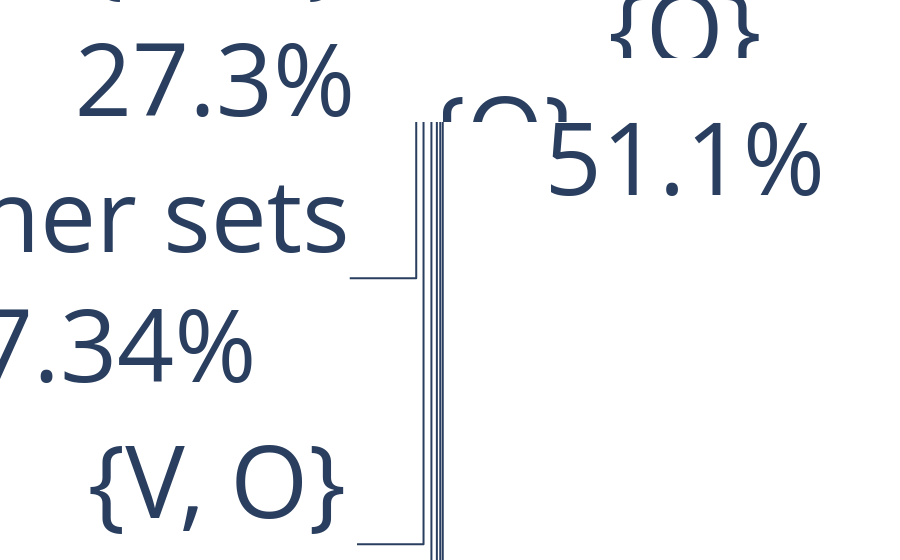

Notebook code cell kept with this figure:
### Code cell
import plotly.express as px
from plotly.colors import label_rgb

names=[]
for name in daa['disorder_set'].values:
    name_str=str(name).replace("'",'')
    names.append(name_str)
daa['name']=names

daa.loc[daa['percent'] < 0.01, 'name'] = 'other sets' # Represent only large countries
fig = px.pie(daa, values='percent', names='name', color='name',
             color_discrete_map={"{O}": label_rgb((242, 80, 65)),
                                 "{S, O}": label_rgb((51, 133, 167)),
                                 "{V, O}": label_rgb((11, 68, 91)),
                                 "{V, O, S}": label_rgb((97, 207, 219)),
                                 "{S}": label_rgb((38, 157, 172)),
                                 "{O, VP}":label_rgb((34,51, 67)),
                                 "{O, VP, S}": label_rgb((54, 108, 174)),
                                 "{V, O, VP}": label_rgb((27,54,87)),
                                 'other sets':label_rgb((27, 170,219))
                                  })
fig.update_traces(textinfo='percent+label')
fig.update_layout(font=dict(size=100))
#save a figure of 300dpi, with 1.5 inches, and  height 0.75inches
# pio.write_image(fig, "test.svg", width=1.5*300, height=0.75*300, scale=1)
fig.write_image("images/set_with_duplicates.png",width=15*300, height=10*300, scale=1)
fig.show()

### Figure 1 — Plotly figure (JSON) as saved in the notebook; plotly's stock layout.template omitted (floating-point values rounded to 4 significant figures)
{"data": [{"customdata": [["{O}"], ["{S, O}"], ["{V, O}"], ["{V, O, S}"], ["{S}"], ["{O, VP}"], ["{O, VP, S}"], ["other sets"], ["other sets"], ["other sets"], ["other sets"], ["other sets"], ["other sets"], ["other sets"], ["other sets"], ["other sets"], ["other sets"], ["other sets"], ["other sets"], ["other sets"], ["other sets"], ["other sets"], ["other sets"], ["other sets"], ["other sets"], ["other sets"], ["other sets"], ["other sets"], ["other sets"], ["other sets"], ["other sets"], ["other sets"], ["other sets"], ["other sets"], ["other sets"], ["other sets"], ["other sets"], ["other sets"], ["other sets"], ["other sets"], ["other sets"], ["other sets"], ["other sets"], ["other sets"], ["other sets"], ["other sets"], ["other sets"], ["other sets"], ["other sets"], ["other sets"], ["other sets"], ["other sets"], ["other sets"], ["other sets"], ["other sets"], ["other sets"], ["other sets"], ["other sets"], ["other sets"], ["other sets"], ["other sets"], ["other sets"]], "domain": {"x": [0, 1], "y": [0, 1]}, "hovertemplate": "name=%{customdata[0]}<br>percent=%{value}<extra></extra>", "labels": ["{O}", "{S, O}", "{V, O}", "{V, O, S}", "{S}", "{O, VP}", "{O, VP, S}", "other sets", "other sets", "other sets", "other sets", "other sets", "other sets", "other sets", "other sets", "other sets", "other sets", "other sets", "other sets", "other sets", "other sets", "other sets", "other sets", "other sets", "other sets", "other sets", "other sets", "other sets", "other sets", "other sets", "other sets", "other sets", "other sets", "other sets", "other sets", "other sets", "other sets", "other sets", "other sets", "other sets", "other sets", "other sets", "other sets", "other sets", "other sets", "other sets", "other sets", "other sets", "other sets", "other sets", "other sets", "other sets", "other sets", "other sets", "other sets", "other sets", "other sets", "other sets", "other sets", "other sets", "other sets", "other sets"], "legendgroup": "", "marker": {"colors": ["rgb(242, 80, 65)", "rgb(51, 133, 167)", "rgb(11, 68, 91)", "rgb(97, 207, 219)", "rgb(38, 157, 172)", "rgb(34, 51, 67)", "rgb(54, 108, 174)", "rgb(27, 170, 219)", "rgb(27, 170, 219)", "rgb(27, 170, 219)", "rgb(27, 170, 219)", "rgb(27, 170, 219)", "rgb(27, 170, 219)", "rgb(27, 170, 219)", "rgb(27, 170, 219)", "rgb(27, 170, 219)", "rgb(27, 170, 219)", "rgb(27, 170, 219)", "rgb(27, 170, 219)", "rgb(27, 170, 219)", "rgb(27, 170, 219)", "rgb(27, 170, 219)", "rgb(27, 170, 219)", "rgb(27, 170, 219)", "rgb(27, 170, 219)", "rgb(27, 170, 219)", "rgb(27, 170, 219)", "rgb(27, 170, 219)", "rgb(27, 170, 219)", "rgb(27, 170, 219)", "rgb(27, 170, 219)", "rgb(27, 170, 219)", "rgb(27, 170, 219)", "rgb(27, 170, 219)", "rgb(27, 170, 219)", "rgb(27, 170, 219)", "rgb(27, 170, 219)", "rgb(27, 170, 219)", "rgb(27, 170, 219)", "rgb(27, 170, 219)", "rgb(27, 170, 219)", "rgb(27, 170, 219)", "rgb(27, 170, 219)", "rgb(27, 170, 219)", "rgb(27, 170, 219)", "rgb(27, 170, 219)", "rgb(27, 170, 219)", "rgb(27, 170, 219)", "rgb(27, 170, 219)", "rgb(27, 170, 219)", "rgb(27, 170, 219)", "rgb(27, 170, 219)", "rgb(27, 170, 219)", "rgb(27, 170, 219)", "rgb(27, 170, 219)", "rgb(27, 170, 219)", "rgb(27, 170, 219)", "rgb(27, 170, 219)", "rgb(27, 170, 219)", "rgb(27, 170, 219)", "rgb(27, 170, 219)", "rgb(27, 170, 219)"]}, "name": "", "showlegend": true, "textinfo": "percent+label", "type": "pie", "values": [0.5108, 0.2731, 0.05932, 0.03787, 0.02063, 0.01411, 0.01085, 0.009992, 0.008806, 0.007515, 0.005904, 0.005372, 0.005358, 0.004449, 0.003797, 0.002633, 0.002455, 0.001866, 0.001632, 0.001568, 0.00149, 0.001327, 0.000958, 0.000809, 0.0007096, 0.0007096, 0.0005748, 0.0005535, 0.000518, 0.0005109, 0.0004542, 0.0003974, 0.0002909, 0.0002484, 0.0002271, 0.0002271, 0.00022, 0.0001916, 0.0001632, 0.000149, 0.0001419, 0.0001419, 0.0001135, 0.0001135, 0.0001064, 9.935e-05, 9.935e-05, 8.516e-05, 7.806e-05, 7.096e-05, 6.387e-05, 4.967e-05, 2.839e-05, 2.129e-05, 2.129e-05, 2.129e-05, 1.419e-05, 1.419e-05, 1.419e-05, 1.419e-05, 7.096e-06, 7.096e-06]}], "layout": {"autosize": true, "font": {"size": 100}, "legend": {"tracegroupgap": 0}, "margin": {"t": 60}}}
